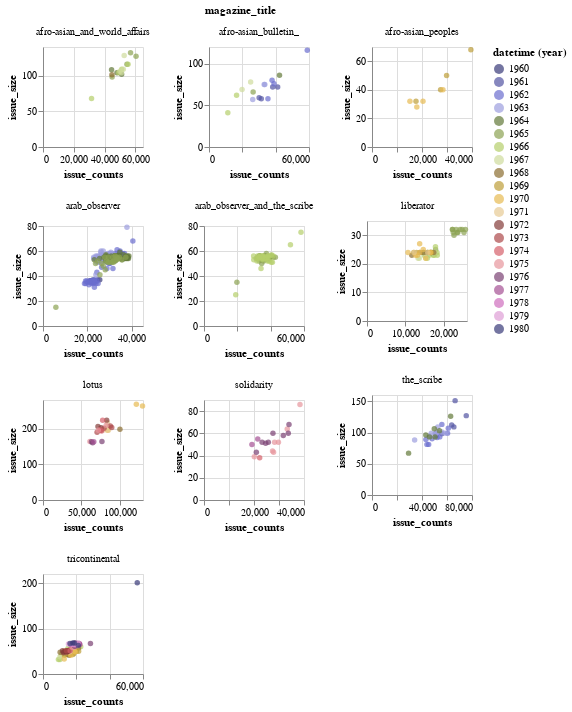

Notebook code cell kept with this figure:
### Code cell
# Issue size compared to issue tokens
alt.Chart(issues_df).mark_circle().encode(
    x='issue_counts:Q',
    y='issue_size:Q',
    color=alt.Color('year(datetime):O', scale=alt.Scale(scheme='category20b')),
    # color=alt.Color('magazine_title:O', scale=alt.Scale(scheme='category10')),
).properties(
    width=100,
    height=100
).facet(
    facet='magazine_title:O',
    # facet='year(datetime):T',
    columns=3
).resolve_scale(x='independent', y='independent')

### Figure 1 — Vega-Lite specification as saved in the notebook (floating-point values rounded to 4 significant figures; data arrays with more than 128 entries replaced by an {"elided": "..."} marker saying what was removed)
{"config": {"view": {"continuousWidth": 400, "continuousHeight": 300}}, "data": {"name": "data-f05bb417b6c556b06c7df5ce0590c283"}, "facet": {"field": "magazine_title", "type": "ordinal"}, "spec": {"mark": "circle", "encoding": {"color": {"field": "datetime", "scale": {"scheme": "category20b"}, "timeUnit": "year", "type": "ordinal"}, "x": {"field": "issue_counts", "type": "quantitative"}, "y": {"field": "issue_size", "type": "quantitative"}}, "height": 100, "width": 100}, "columns": 3, "resolve": {"scale": {"x": "independent", "y": "independent"}}, "$schema": "https://vega.github.io/schema/vega-lite/v4.17.0.json", "datasets": {"data-f05bb417b6c556b06c7df5ce0590c283": {"elided": "539 records"}}}
